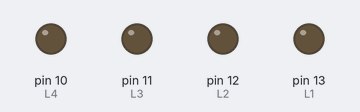
Bench run of a sketch on a simulated Arduino Uno, built with avr-gcc and run on an emulated ATmega328P. Parts: output pins drawn as LEDs (lit = HIGH).

Above: at 0.5 s.
At 2.5 s:
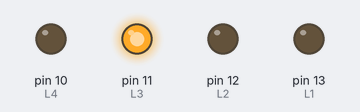
At 4.5 s:
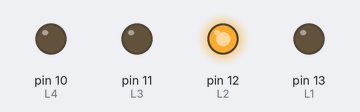
At 9.5 s:
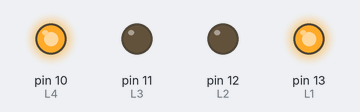
At 14.5 s:
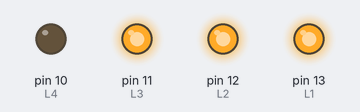
At 19.5 s:
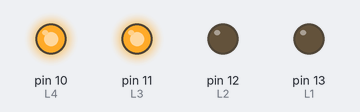
Timing chart, 0 to 20.8 s (numbered marks = the images above):
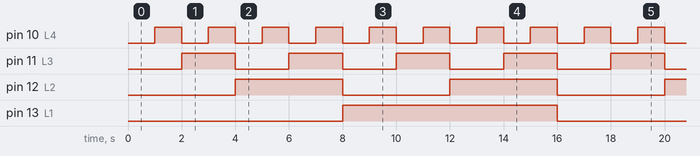

The sketch:

binary_counter1.ino
```cpp
//Binary Counter with LEDS
int L1 = 13,L2 = 12,L3 = 11,L4 = 10;
const int DELAY_TIME = 1000;

void setup()
{
  pinMode(L1, OUTPUT);
  pinMode(L2, OUTPUT);
  pinMode(L3, OUTPUT);
  pinMode(L4, OUTPUT);
}

void loop()
{
  //0000
  digitalWrite(L1,LOW);
  digitalWrite(L2,LOW);
  digitalWrite(L3,LOW);
  digitalWrite(L4,LOW);
  delay(DELAY_TIME);

  //0001
  digitalWrite(L1,LOW);
  digitalWrite(L2,LOW);
  digitalWrite(L3,LOW);
  digitalWrite(L4,HIGH);
  delay(DELAY_TIME);

  //0010
  digitalWrite(L1,LOW);
  digitalWrite(L2,LOW);
  digitalWrite(L3,HIGH);
  digitalWrite(L4,LOW);
  delay(DELAY_TIME);

  //0011
  digitalWrite(L1,LOW);
  digitalWrite(L2,LOW);
  digitalWrite(L3,HIGH);
  digitalWrite(L4,HIGH);
  delay(DELAY_TIME);

  //0100
  digitalWrite(L1,LOW);
  digitalWrite(L2,HIGH);
  digitalWrite(L3,LOW);
  digitalWrite(L4,LOW);
  delay(DELAY_TIME);

  //0101
  digitalWrite(L1,LOW);
  digitalWrite(L2,HIGH);
  digitalWrite(L3,LOW);
  digitalWrite(L4,HIGH);
  delay(DELAY_TIME);

  //0110
  digitalWrite(L1,LOW);
  digitalWrite(L2,HIGH);
  digitalWrite(L3,HIGH);
  digitalWrite(L4,LOW);
  delay(DELAY_TIME);

  //0111
  digitalWrite(L1,LOW);
  digitalWrite(L2,HIGH);
  digitalWrite(L3,HIGH);
  digitalWrite(L4,HIGH);
  delay(DELAY_TIME);

  //1000
  digitalWrite(L1,HIGH);
  digitalWrite(L2,LOW);
  digitalWrite(L3,LOW);
  digitalWrite(L4,LOW);
  delay(DELAY_TIME);

  //1001
  digitalWrite(L1,HIGH);
  digitalWrite(L2,LOW);
  digitalWrite(L3,LOW);
  digitalWrite(L4,HIGH);
  delay(DELAY_TIME);

  //1010
  digitalWrite(L1,HIGH);
  digitalWrite(L2,LOW);
  digitalWrite(L3,HIGH);
  digitalWrite(L4,LOW);
  delay(DELAY_TIME);

  //1011
  digitalWrite(L1,HIGH);
  digitalWrite(L2,LOW);
  digitalWrite(L3,HIGH);
  digitalWrite(L4,HIGH);
  delay(DELAY_TIME);

  //1100
  digitalWrite(L1,HIGH);
  digitalWrite(L2,HIGH);
  digitalWrite(L3,LOW);
  digitalWrite(L4,LOW);
  delay(DELAY_TIME);

  //1101
  digitalWrite(L1,HIGH);
  digitalWrite(L2,HIGH);
  digitalWrite(L3,LOW);
  digitalWrite(L4,HIGH);
  delay(DELAY_TIME);

  //1110
  digitalWrite(L1,HIGH);
  digitalWrite(L2,HIGH);
  digitalWrite(L3,HIGH);
  digitalWrite(L4,LOW);
  delay(DELAY_TIME);

  //1111
  digitalWrite(L1,HIGH);
  digitalWrite(L2,HIGH);
  digitalWrite(L3,HIGH);
  digitalWrite(L4,HIGH);
  delay(DELAY_TIME);
}
```

Measured:
- by itself, pin 10 (L4): alternates HIGH for 1.0 s and LOW for 1.0 s
- by itself, pin 11 (L3): alternates HIGH for 2.0 s and LOW for 2.0 s
- by itself, pin 12 (L2): alternates HIGH for 4.0 s and LOW for 4.0 s
- by itself, pin 13 (L1): alternates HIGH for 8.0 s and LOW for 8.0 s
